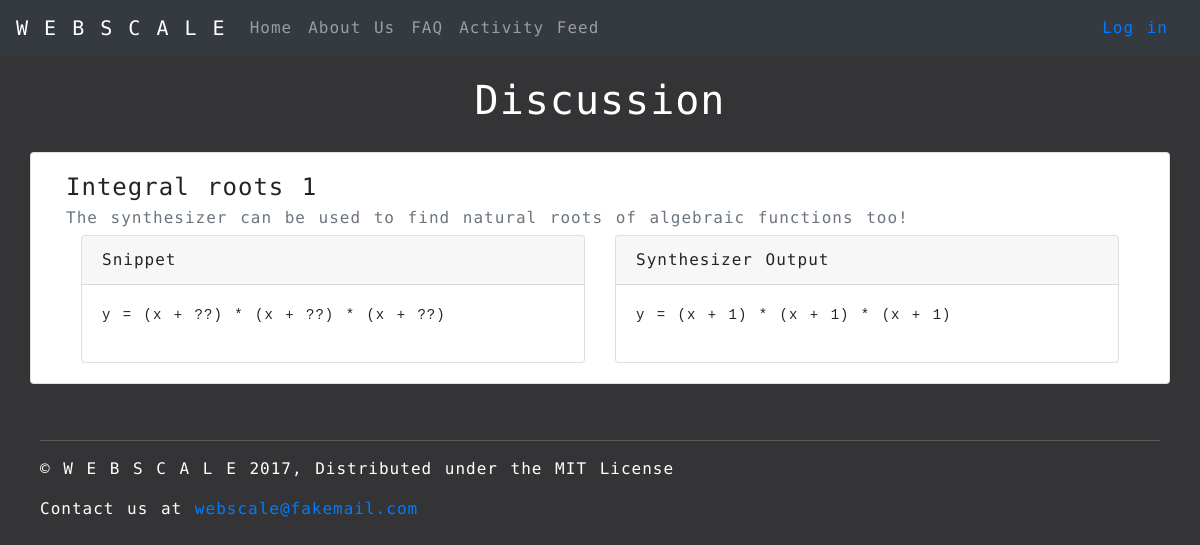
Page /discussion/32ceb62ec9fc4e2b8ebcc7ff1846bb36 on the earlier database version.
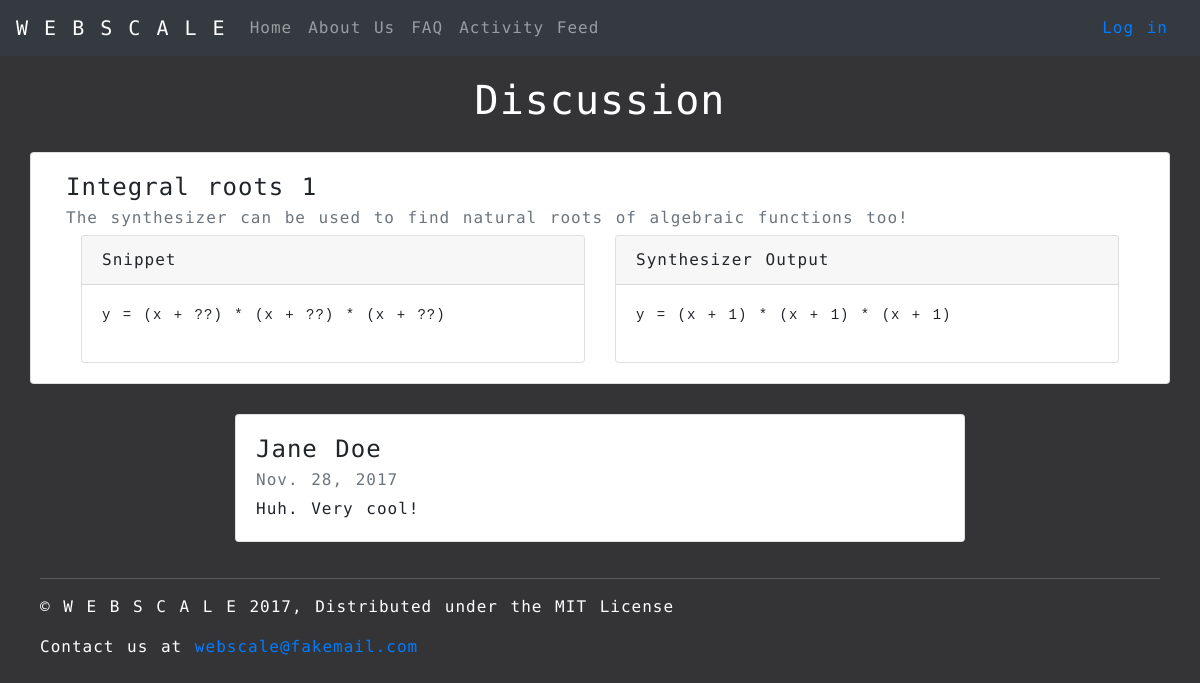
Same page on the later database version.
### synthesizer/models.py (models this page shows, shortened)
class Snippit(models.Model):
    id = models.UUIDField(primary_key=True, default=uuid.uuid4, help_text="Unique ID for this Snippit")
    user_id = models.ForeignKey(User, on_delete=models.SET_NULL, null=True)
    name = models.CharField('Name', max_length=200, help_text="Enter name")
    description = models.TextField(max_length=1000, help_text="Enter the snippit description")
    program_text = models.TextField(max_length=99999, help_text="Enter the program holes")
    program_spec = models.TextField(max_length=99999, help_text="Enter the program spec")
    """
    The synthesizer result needs to be a different kind of model field that will be generated, not entered
    """
    synthesizer_result = models.TextField(max_length=99999, help_text="Enter the synthesizer result")
    is_public = models.BooleanField(default=True, help_text="Toggle for user's public visibility")

class Comment(models.Model):
    id = models.UUIDField(primary_key=True, default=uuid.uuid4, help_text="Unique ID for this comment")
    user_id = models.ForeignKey(User, on_delete=models.SET_NULL, null=True)
    snippit_id = models.ForeignKey('Snippit', on_delete=models.SET_NULL, null=True)
    text = models.TextField(max_length=99999, help_text="Enter the comment text")
    date_posted = models.DateField(null=True, blank=True)

### synthesizer/views.py (the view, shortened to what this page needs)
# urls.py: url(r'^discussion/(\w*)$', views.discussion, name='discussion'),
def discussion(request, snippetID):
    snippet = Snippit.objects.get(pk=snippetID)
    page_context = {'page_title': 'Discussion'}
    snippet_comments = list(
        map(lambda comment: (comment.user_id.get_full_name(),
                             comment.text, comment.date_posted),
                            Comment.objects.filter(snippit_id=snippetID))
        )
    print(list(snippet_comments))
    page_context['snippet_id'] = snippet.id.hex
    page_context['snippet_name'] = snippet.name
    page_context['snippet_user_id'] = snippet.user_id
    page_context['snippet_description'] = snippet.description
    page_context['snippet_text'] = snippet.program_text
    page_context['snippet_result'] = snippet.synthesizer_result
    page_context['snippet_comments'] = snippet_comments
    return render(
        request,
        'synthesizer/discussion.html',
        page_context,
    )

### synthesizer/templates/synthesizer/discussion.html (shortened to what this page needs)
{% extends "base_page.html" %}
{% block css %}
{% load static %}
<link rel="stylesheet" type="text/css" href="{% static 'css/webscale-discussion.css' %}">
{% endblock %}
{% block content %}
<div>
    <h1 class="page-title">Discussion</h1>
    <div id="main" class="container">
        <div class="row">
            <div class="card col-12">
                <div class="card-body">
                    <h4 class="card-title">{{ snippet_name }}</h4>
                    <h6 class="card-subtitle mb-2 text-muted">{{ snippet_description }}</h6>
                    <div class="container-fluid">
                        <div class="row">
                            <div class="col-6">
                                <div class="card">
                                    <div class="card-header">Snippet</div>
                                    <div class="card-body">
                                        <pre>{{ snippet_text }}</pre>
                                    </div>
                                </div>
                            </div>
                            <div class="col-6">
                                <div class="card">
                                    <div class="card-header">Synthesizer Output</div>
                                    <div class="card-body">
                                        <pre>{{ snippet_result }}</pre>
                                    </div>
                                </div>
                            </div>
                        </div>
                    </div>
                </div>
            </div>
        </div>
        <div class="row comments">
            <div class="comments col-2">
            </div>
            <div class="comments col-8">
                {% for comment in snippet_comments %}
                <div class="card comment">
                    <div class="card-body">
                        <h4 class="card-title">{{ comment.0 }}</h4>
                        <h6 class="card-subtitle mb-2 text-muted">{{ comment.2 }}</h6>
                        <p class="card-text">{{ comment.1 }}</p>
                    </div>
                </div>
                {% endfor %}
            </div>
        </div>
    </div>
    <footer class="footer">
        <hr class="footer-hr">
        <p>&copy; W E B S C A L E 2017, Distributed under the MIT License</p>
        <p>Contact us at <a href="mailto:webscale@fakemail.com">webscale@fakemail.com</a></p>
    </footer>
</div>
{% endblock %}

### synthesizer/templates/base_page.html (shortened to what this page needs)
<!DOCTYPE html>
<html lang="en">
<head>
  {% load static %}
  <link rel="stylesheet" href="https://maxcdn.bootstrapcdn.com/bootstrap/4.0.0-beta/css/bootstrap.min.css"
>
  {% block css %}<link rel="stylesheet" type="text/css" href="{% static 'css/webscale-index.css' %}">{% endblock %}
</head>
<body>
    {% block navbar %}
    <nav class="navbar navbar-expand-md navbar-dark bg-dark">
        <a class="navbar-brand" href="{% url 'index' %}">W E B S C A L E</a>
        <div class="collapse navbar-collapse">
            <ul class="navbar-nav mr-auto">
                <li class="nav-item">
                    <a class="nav-link" href="{% url 'index' %}">Home</a>
                </li>
                <li class="nav-item">
                    <a class="nav-link" href="{% url 'about' %}">About Us</a>
                </li>
                <li class="nav-item">
                    <a class="nav-link" href="{% url 'faq' %}">FAQ</a>
                </li>
                <li class="nav-item">
                    <a class="nav-link" href="{% url 'feed' %}">Activity Feed</a>
                </li>
            </ul>
            {% if user.is_authenticated %}
            <ul id="user-drop-down" class="navbar-nav ml-auto">
                <li class="nav-item dropdown">
                    <a class="nav-link dropdown-toggle" href="#" id="drop-down" data-toggle="dropdown" aria-haspopup="true" aria-expanded="false">{{ user.get_full_name }}</a>
                    <div class="dropdown-menu" aria-labelledby="drop-down">
                        <a class="dropdown-item" href="{% url 'profile' %}">Your Profile</a>
                        <a class="dropdown-item" href="{% url 'logout' %}">Log out</a>
                    </div>
                </li>
            </ul>
            {% else %}
            <a class="nav-link" href="{% url 'login' %}">Log in</a>
            {% endif %}
        </div>
    </nav>
    {% endblock %}
    {% block content %}{% endblock %}
</body>
</html>

### synthesizer/static/css/webscale-discussion.css (style rules this page uses)
* { letter-spacing: 1px; word-spacing: 2px; line-height: 150%; font-family: 'Encode Sans Expanded', sans-serif; }
html, body { background: linear-gradient(to bottom, rgba(52, 52, 54, 1.0), rgba(52, 52, 54, 1.0)); height: 100%; position: relative; }
body { padding-bottom: 150px; }
.page-title { text-align: center; padding-top: 20px; color: white; }
#main { padding-top: 20px; }
.comments { padding-top: 15px; }
.comment { margin-bottom: 10px; }
.footer { color: white; padding: 10px 40px 10px 40px; bottom: 0; left: 0; right: 0; }
.footer-hr { border-top: 1px solid rgba(194, 192, 192, 0.27); }

Differences in the rows shown:
added Comment: date_posted "Nov. 28, 2017", text "Huh. Very cool!"
Other differences:
new list line: "Jane Doe"
